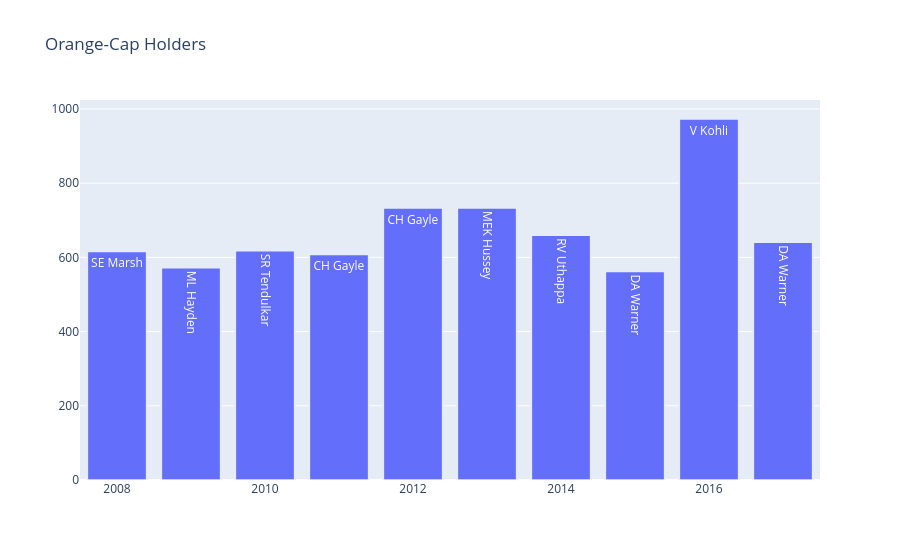

Notebook source saved alongside this figure:
### Markdown cell above
### Orange Caps Each Season (Highest Run Getter Per Season)

### Code cell
orange = matches[['id','season']]

orange = orange.merge(delivery, left_on = 'id', right_on = 'match_id', how= 'left')

orange = orange.groupby(['season','batsman'])['batsman_runs'].sum().reset_index()

orange = orange.sort_values('batsman_runs',ascending=0)

orange = orange.drop_duplicates(subset= ['season'], keep = 'first')

orange.sort_values(by = 'season')

trace1 = go.Bar(
    x=orange['season'].values,
    y=orange['batsman_runs'].values,
    name= 'Total Matches',
    text = orange['batsman'].values,
    marker = dict(
        color = 'rgba(255,140,0)',
        line=dict(
            color = 'rgba(8,48,107)',
            width= 1.5,
            
        )
    ),
    opacity=1
)
layout=go.Layout(
    title="Orange-Cap Holders",
)

data = [trace1]
fig = go.Figure(data=data,layout=layout)
py.iplot(fig,filename = 'stacked-bar')

### Figure 1 — Plotly figure (JSON) as saved in the notebook; plotly's stock layout.template omitted (floating-point values rounded to 4 significant figures)
{"data": [{"marker": {"color": "rgba(255,140,0)", "line": {"color": "rgba(8,48,107)", "width": 1.5}}, "name": "Total Matches", "opacity": 1, "text": ["V Kohli", "CH Gayle", "MEK Hussey", "RV Uthappa", "DA Warner", "SR Tendulkar", "SE Marsh", "CH Gayle", "ML Hayden", "DA Warner"], "type": "bar", "x": [2016, 2012, 2013, 2014, 2017, 2010, 2008, 2011, 2009, 2015], "y": [973, 733, 733, 660, 641, 618, 616, 608, 572, 562]}], "layout": {"title": {"text": "Orange-Cap Holders"}}}
